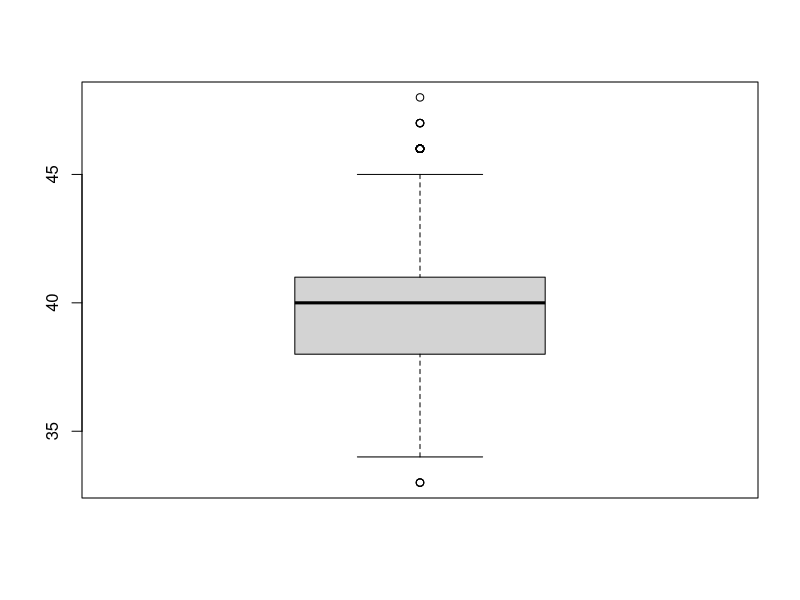
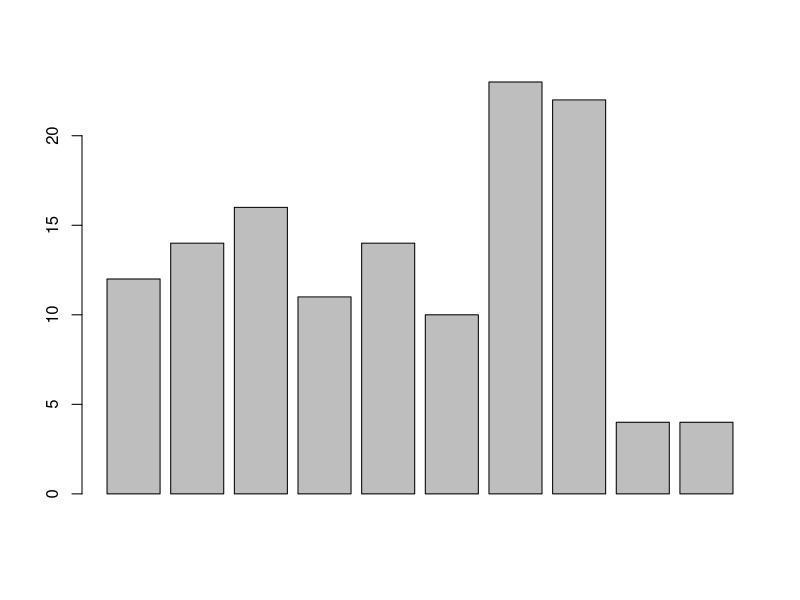
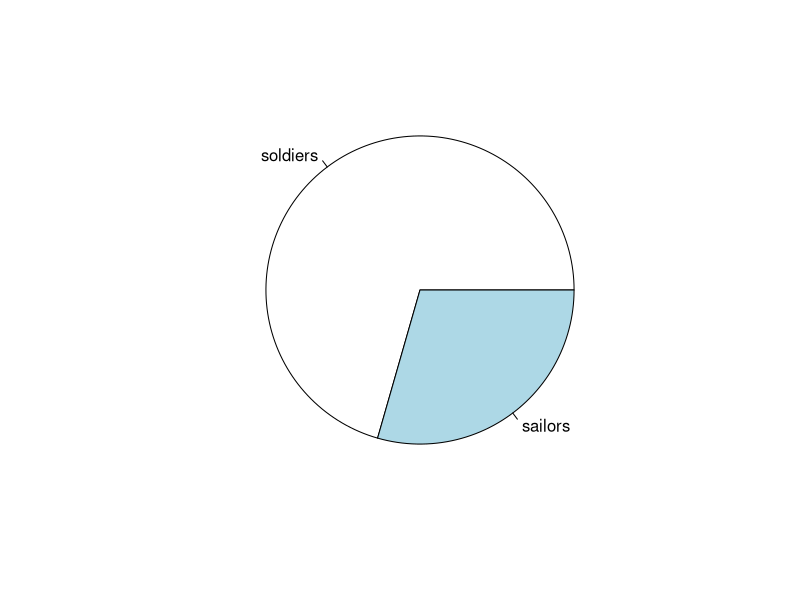
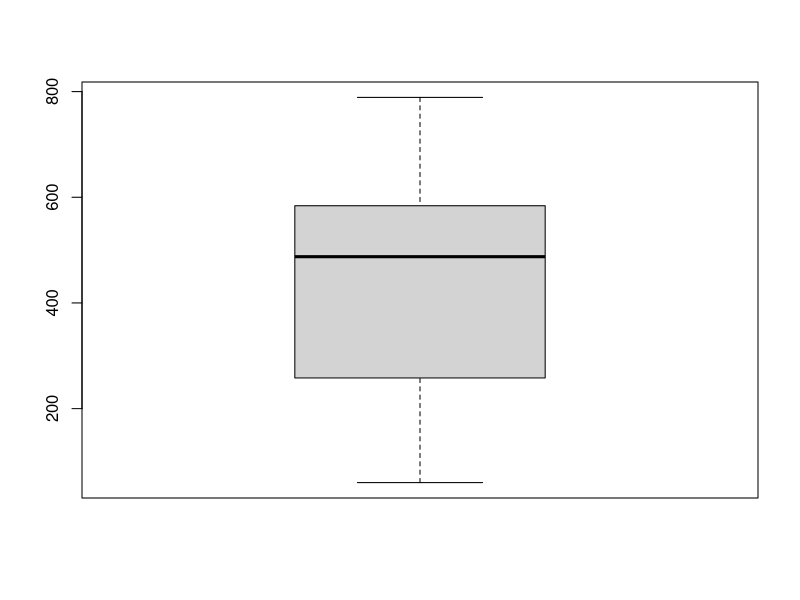

Write the R code that produced these figures, in order.
#============= 1 Chest Sizes of the army =======================
chests <- read.csv("chest.csv", sep=",")
# The mean chest size of the soldiers of the sample in cm


unfoldChest<- rep(chests$chest,chests$count)
meanInCm <-mean(unfoldChest)/0.39370
#Standard deviation in cm
sd(unfoldChest)/0.39370

# Boxplot of chest sizes in cm
boxplot(unfoldChest)

#============ 2 Spanish Armada ============================
armada <- read.csv("armada.csv", sep=",")
#1.Number of fleets

length(armada$Armada)

#2.Draw a bar plot with the number of ships per fleet
barplot(armada$ships)

#3.Count the total number of men, how many sailors and how many soldiers. Draw a pie chart.
mens<- sum(armada$men)
soldiers<- sum(armada$soldiers)
sailors<- sum(armada$sailors)
army <- c(soldiers,sailors)
lebels <- c("soldiers","sailors")
pie(army,lebels)
#4.Average number of total men per ship.

sum(armada$men)/sum(armada$ships)


#5.How gunpowder was distributed along the fleet: compute the five numbers and draw a boxplot.
fivenum(armada$gunpowder)
boxplot(fivenum(armada$gunpowder))
#6.Compute the mean and median of gunpowder. Interpret the result.
mean(armada$gunpowder)# mean is the average of gundpower
median(armada$gunpowder)#is you orden the nambers is the 

#7.Search the name of the fleet with the greatest number of men and the one with the greatest amount of artillery and gunpowder.
armada$Armada[armada$men == max(armada$men)]

armada$Armada[armada$artillery == max(armada$artillery)]

armada$Armada[armada$gunpowder == max(armada$gunpowder)]



#8.Since the column men is redundant, delete this column from the dataset.
